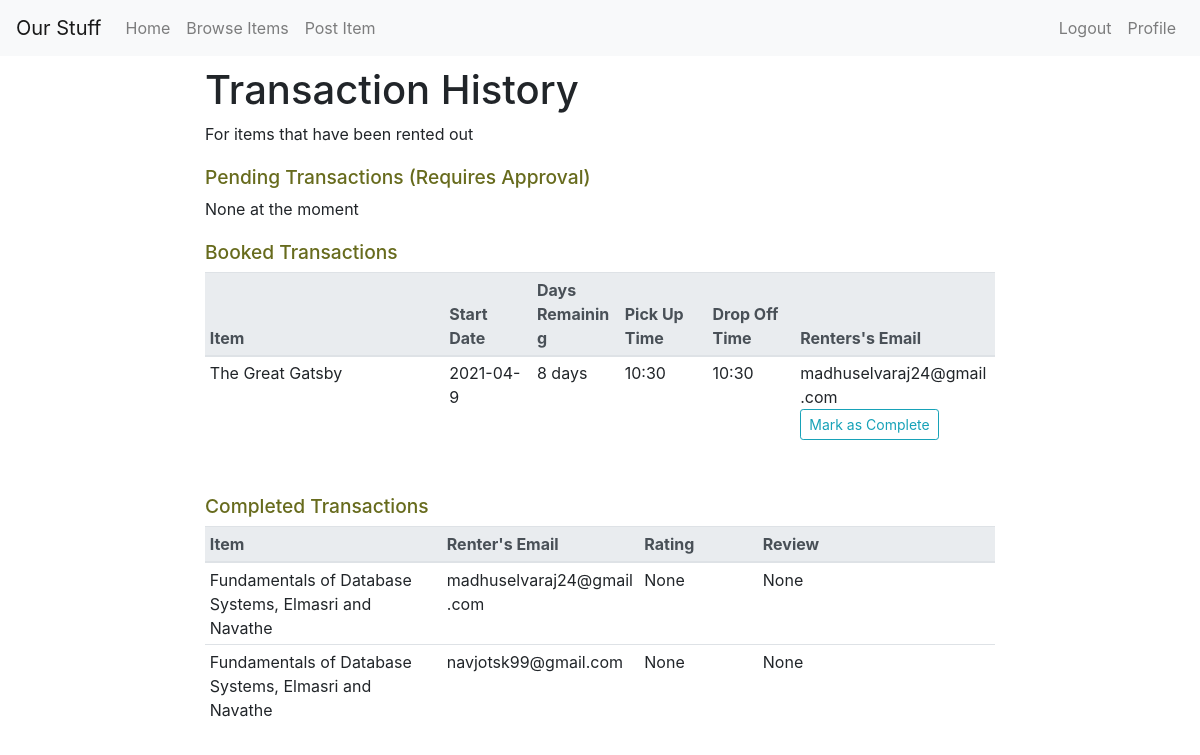
Page /profile/owner/transactions/all (signed in) on the committed database.
### tables this page shows
CREATE TABLE RENTAL
(
    tID				INTEGER		PRIMARY KEY,
    Renter_email	TEXT		NOT NULL,
    Owner_email		TEXT		NOT NULL,
    Item_title		TEXT		NOT NULL,
    Start_date		TEXT		NOT NULL,
    Duration		INTEGER		NOT NULL,
    Pick_up_time	TEXT		NOT NULL,
    Drop_off_time	TEXT		NOT NULL,
    Type			TEXT		NOT NULL,
    Rating			INTEGER     DEFAULT NULL,
    Review			TEXT        DEFAULT NULL,
    CONSTRAINT
        RENTER_FK FOREIGN KEY (Renter_email) REFERENCES USER(Email)
            ON DELETE SET NULL       ON UPDATE CASCADE,
    CONSTRAINT
        OWNER_FK FOREIGN KEY (Owner_email) REFERENCES USER(Email)
            ON DELETE SET NULL      ON UPDATE CASCADE,
    CONSTRAINT
        ITM_FK FOREIGN KEY (Item_title, Owner_email) REFERENCES ITEM(Title, Owner_email)
            ON DELETE SET NULL      ON UPDATE CASCADE
);

### OurStuff.py (the view, shortened to what this page needs)
@app.route('/profile/owner/transactions/all', methods = ['GET', 'POST'])
@login_required
def ownerTransactions():
    db = get_db()
    cur = db.cursor()
    pending = cur.execute('SELECT * FROM RENTAL WHERE Owner_email=? AND Type=?', (g.user['Email'],'pending',)).fetchall() # need to approve
    booked = cur.execute('SELECT * FROM RENTAL WHERE Owner_email=? AND Type=?', (g.user['Email'],'booked',)).fetchall() # active rental
    days_remaining = determineDaysRemaining(booked) # determine the number of days remaining for each booked rental
    complete = cur.execute('SELECT * FROM RENTAL WHERE Owner_email=? AND Type=?', (g.user['Email'],'complete',)).fetchall() # item returned
    if request.method=='GET':
        if pending and booked and complete:
            return render_template('ownerTransactions.html', pending = pending, booked = booked, days_remaining = days_remaining, complete = complete, zip=zip)
        elif pending and booked:
            return render_template('ownerTransactions.html', pending = pending, booked = booked, days_remaining = days_remaining, zip=zip)
        elif pending and complete:
            return render_template('ownerTransactions.html', pending = pending, complete = complete)
        elif booked and complete:
            return render_template('ownerTransactions.html', booked = booked, complete = complete, days_remaining = days_remaining, zip=zip)
        elif pending:
            return render_template('ownerTransactions.html', pending = pending)
        elif booked:
            return render_template('ownerTransactions.html', booked = booked, days_remaining = days_remaining, zip=zip)
        elif complete:
            return render_template('ownerTransactions.html', complete = complete)
        else:
            return render_template('ownerTransactions.html')

### OurStuff.py (called while the page is built)
def determineDaysRemaining(booked):
    days_remaining=[]
    for r in booked:
        start = datetime.strptime(r[4], '%Y-%m-%d')
        today = datetime.now()
        if today<start:
            days_remaining.append("Not yet started")
        else:
            diff = today - start
            remaining = r[5] - diff.days
            days_remaining.append(str(remaining) + " days")
    return days_remaining

### admin.py (called while the page is built)
@bp.before_app_request
def load_logged_in_admin():
    admin = session.get('admin')
    if admin is None:
        g.admin = None
    else:
        g.admin = get_db().execute(
            'SELECT * FROM ADMIN WHERE Admin_ID = ?', (admin,)
        ).fetchone()

### auth.py (called while the page is built)
@bp.before_app_request
def load_logged_in_user():
    user_id = session.get('user_id')
    if user_id is None:
        g.user = None
    else:
        g.user = get_db().execute(
            'SELECT * FROM user WHERE email = ?', (user_id,)
        ).fetchone()

def login_required(view):
    @functools.wraps(view)
    def wrapped_view(**kwargs):
        if g.user is None:
            flash("Please login or sign up to continue", "primary")
            return redirect(url_for('auth.login'))
        return view(**kwargs)
    return wrapped_view

### db.py (called while the page is built)
def get_db():
    if 'db' not in g:
        g.db = sqlite3.connect(db_name)
        g.db.row_factory = sqlite3.Row
    return g.db

### templates/ownerTransactions.html
{% extends "base.html" %}
{% block content %}
        <div class="row">
            <div class="col">
            </div>
            <div class="col-8">
              <h1 class="transaction-heading">Transaction History</h1>
              <h8>For items that have been rented out</h8>
              <h6>Pending Transactions (Requires Approval)</h6>
              {% if pending%}
                <table class="table table-sm transaction-table" width="100%">
                  <thead class="thead-light">
                    <tr>
                      <th scope="col" style="width:30%" >Item</th>
                      <th scope="col" style="width:11%">Start Date</th>
                      <th scope="col" style="width:11%">Duration</th>
                      <th scope="col" style="width:11%">Pick Up Time</th>
                      <th scope="col" style="width:11%">Drop Off Time</th>
                      <th scope="col" style="width:25%">Renters's Email</th>
                    </tr>
                  </thead>
                  <tbody>
                    {% for row in pending %}
                      <tr>
                        <td>{{row[3]}}</td>
                        <td>{{row[4]}}</td>
                        <td>{{row[5]}} days</td>
                        <td>{{row[6]}}</td>
                        <td>{{row[7]}}</td>
                        <td>{{row[1]}}
                          <form method="POST" action="{{ url_for('ownerTransactions', t=1)}}">
                            <button name="approveBtn" type="submit" class="btn btn-outline-info btn-sm btn float-left" value={{row[0]}}>Approve</button
                          </form>
                        </td>
                      </tr>
                    {% endfor %}
                  </tbody>
                </table>
              {% else %}
              <h8>None at the moment</h8>
              {% endif %}
              <h6>Booked Transactions</h6>
              {% if booked%}
                <table class="table table-sm transaction-table" width="100%">
                  <thead class="thead-light">
                    <tr>
                      <th scope="col" style="width:30%">Item</th>
                      <th scope="col" style="width:11%">Start Date</th>
                      <th scope="col" style="width:11%">Days Remaining</th>
                      <th scope="col" style="width:11%">Pick Up Time</th>
                      <th scope="col" style="width:11%">Drop Off Time</th>
                      <th scope="col" style="width:25%">Renters's Email</th>
                    </tr>
                  </thead>
                  <tbody>
                    {% for (row, i) in zip(booked,days_remaining) %}
                      <tr>
                        <td>{{row[3]}}</td>
                        <td>{{row[4]}}</td>
                        <td>{{i}}</td>
                        <td>{{row[6]}}</td>
                        <td>{{row[7]}}</td>
                        <td>{{row[1]}}
                          <form method="POST" action="{{ url_for('ownerTransactions', t=0)}}">
                            <button name="completeBtn" type="submit" class="btn btn-outline-info btn-sm btn float-left" value={{row[0]}}>Mark as Complete</button>
                          </form>
                        </td>
                      </tr>
                    {% endfor %}
                  </tbody>
                </table>
              {% else %}
              <h8>None at the moment</h8>
              {% endif %}
              <h6>Completed Transactions</h6>
              {% if complete%}
                <table class="table table-sm transaction-table" width="100%">
                  <thead class="thead-light">
                    <tr>
                      <th scope="col" style="width:30%">Item</th>
                      <th scope="col" style="width:25%">Renter's Email</th>
                      <th scope="col" style="width:15%">Rating</th>
                      <th scope="col" style="width:30%">Review</th>
                    </tr>
                  </thead>
                  <tbody>
                    {% for row in complete %}
                      <tr>
                        <td>{{row[3]}}</td>
                        <td>{{row[1]}}</td>
                        <td>{{row[9]}}</td>
                        <td>{{row[10]}}</td>
                      </tr>
                    {% endfor %}
                  </tbody>
                </table>
              {% else %}
              <h8>None at the moment</h8>
              {% endif %}
            </div>
            <div class="col">
            </div>
        </div>
{% endblock content%}

### static/custom.css (style rules this page uses)
h1 { padding-top: 10px; padding-bottom: 20px; }
.transaction-heading { padding-top: 10px; padding-bottom: 0px; }
h6 { padding-top: 20px; color: #676b1d; font-size: 120% !important; }
.transaction-table { table-layout: fixed; overflow-wrap: break-word; word-wrap:break-word; margin-bottom: 30px; }

### rows in the picture
RENTAL: Item_title "The Great Gatsby", Start_date "2021-04-9", i "8 days", Pick_up_time "10:30", Drop_off_time "10:30", Renter_email "madhuselvaraj24@gmail.com", {{ row[0] }} 2 (drawn)
RENTAL: Item_title "Fundamentals of Database Systems, Elmasri and Navathe", Renter_email "madhuselvaraj24@gmail.com", row "None"
RENTAL: Item_title "Fundamentals of Database Systems, Elmasri and Navathe", Renter_email "navjotsk99@gmail.com", row "None"
